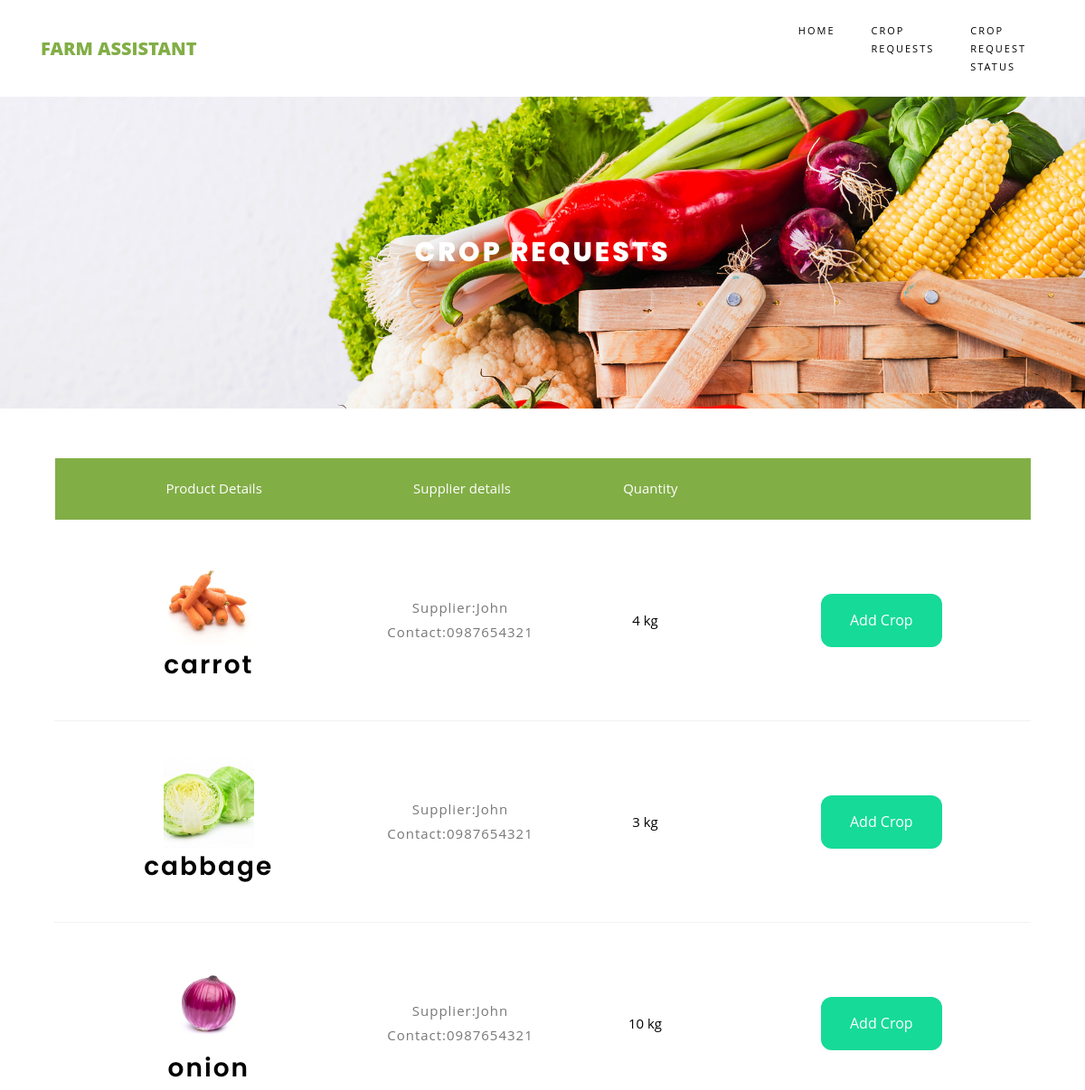
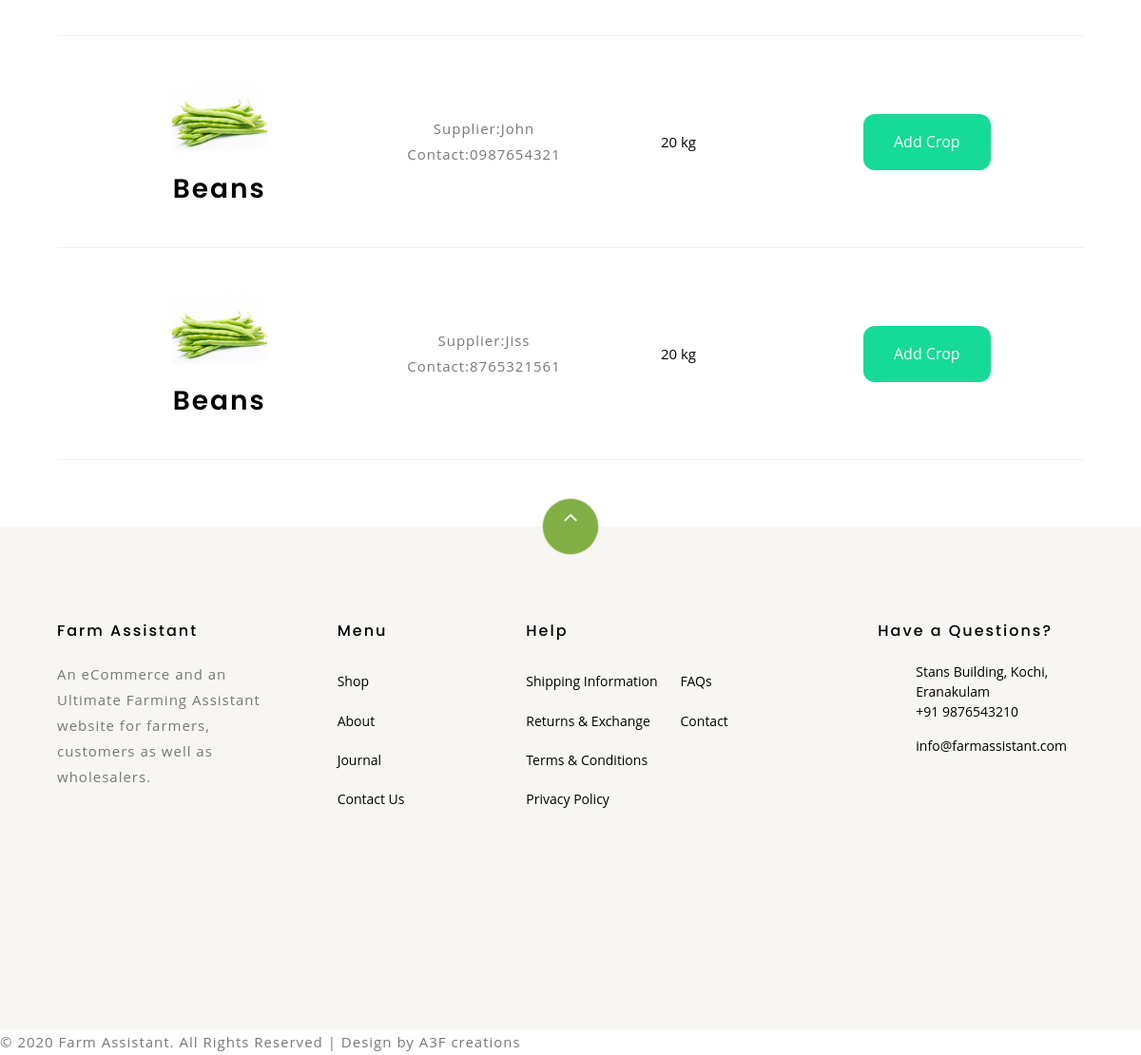
The app's page /crop-request.php with its own data (2 pictures, top to bottom).
### tables this page shows
CREATE TABLE IF NOT EXISTS `req_crop` (
  `c_id` int(10) NOT NULL AUTO_INCREMENT,
  `s_email` varchar(40) NOT NULL,
  `c_name` varchar(30) NOT NULL,
  `quantity` int(30) NOT NULL,
  `image` varchar(50) NOT NULL,
  PRIMARY KEY (`c_id`)
);

CREATE TABLE IF NOT EXISTS `register` (
  `name` varchar(30) NOT NULL,
  `type` varchar(10) NOT NULL,
  `email` varchar(30) NOT NULL,
  `number` varchar(11) NOT NULL,
  `psw` varchar(20) NOT NULL,
  `psw_repeat` varchar(20) NOT NULL,
  `image` varchar(20) NOT NULL,
  PRIMARY KEY (`email`)
);

### web/crop-request.php (the view, shortened to what this page needs)
<!DOCTYPE html>
<html lang="en">
  <head>
    <link rel="stylesheet" href="css/open-iconic-bootstrap.min.css">
    <link rel="stylesheet" href="css/animate.css">
    <link rel="stylesheet" href="css/owl.carousel.min.css">
    <link rel="stylesheet" href="css/owl.theme.default.min.css">
    <link rel="stylesheet" href="css/magnific-popup.css">
    <link rel="stylesheet" href="css/aos.css">
    <link rel="stylesheet" href="css/ionicons.min.css">
    <link rel="stylesheet" href="css/bootstrap-datepicker.css">
    <link rel="stylesheet" href="css/jquery.timepicker.css">
    <link rel="stylesheet" href="css/flaticon.css">
    <link rel="stylesheet" href="css/icomoon.css">
	<link rel="stylesheet" href="css/style.css">
  </head>
  <body class="goto-here">
    <nav class="navbar navbar-expand-lg navbar-dark ftco_navbar bg-dark ftco-navbar-light" id="ftco-navbar">
	    <div class="container">
	      <a class="navbar-brand" href="#">Farm Assistant</a>
	      <div class="collapse navbar-collapse" id="ftco-nav">
	        <ul class="navbar-nav ml-auto">
                <div class="sidebar-box">
            </div>
	          <li class="nav-item"><a href="#" class="nav-link">Home</a></li>
	         <li class="nav-item cta cta-colored"><a href="#" class="nav-link">Crop requests</a></li>
			  <li class="nav-item"><a href="crop-request-status.php" class="nav-link">Crop Request Status</a></li>
	        </ul>
	      </div>
	    </div>
	  </nav>
    <div class="hero-wrap hero-bread" style="background-image: url('images/bg_1.jpg');" >
      <div class="container">
        <div class="row no-gutters slider-text align-items-center justify-content-center">
          <div class="col-md-9 ftco-animate text-center">
            <h1 class="mb-0 bread">CROP REQUESTS</h1>
          </div>
        </div>
      </div>
    </div>
    <br><br>
<?php
  include('connection.php');
?>
      	<div class="container">
				<div class="row">
    			<div class="col-md-12 ftco-animate">
        <table class="table">
						    <thead class="thead-primary">
						      <tr class="text-center">
						        <th>&nbsp; &nbsp;Product Details </th>
						        <th>&nbsp;Supplier details</th>
                                <th>&nbsp; &nbsp;Quantity</th>
						         <th>&nbsp; &nbsp;</th>
						      </tr>
						    </thead>
						    <tbody>
                <?php
                $a="SELECT * FROM req_crop";
              $sql=mysqli_query($conn,$a);
                while($row=mysqli_fetch_array($sql))
                {$c=$row["s_email"];
                  $sql1= "select * from register where email= '$c'";
                   $b=mysqli_query($conn,$sql1);
                   $row1=mysqli_fetch_assoc($b);
      ?>
               <tr class="text-center">
                                  <td class="image-prod"><div class="img" style="background-image:url(<?php echo $row["image"]; ?>);"></div>
                                  <h3><?php echo $row["c_name"]; ?></h3>
                                  </td>
						         <td class="quantity">
                                     <p>Supplier:<?php echo $row1["name"]; ?></p>
                                     <p>Contact:<?php echo $row1["number"]; ?></p>
					          </td>
						        <td class="price"><?php echo $row["quantity"]; ?> kg </td>
                                 <td class="total"> <a href="add_crop1.php?id=<?php echo $row['c_id'];?>"><input type="button" class="button" value="Add Crop"></a></td>
						      </tr>
                  <?php
                }
                  ?>
						    </tbody>
						  </table>
					  </div>
    			</div>
    		</div>
<br><br>
    <footer class="ftco-footer ftco-section bg-light">
      <div class="container">
      	<div class="row">
      		<div class="mouse">
						<a href="#" class="mouse-icon">
							<div class="mouse-wheel"><span class="ion-ios-arrow-up"></span></div>
						</a>
					</div>
      	</div>
        <div class="row mb-5">
          <div class="col-md">
            <div class="ftco-footer-widget mb-4">
              <h2 class="ftco-heading-2">Farm Assistant</h2>
              <p>An eCommerce and an Ultimate Farming Assistant website for farmers, customers as well as wholesalers.</p>
              <ul class="ftco-footer-social list-unstyled float-md-left float-lft mt-5">
              </ul>
            </div>
          </div>
          <div class="col-md">
            <div class="ftco-footer-widget mb-4 ml-md-5">
              <h2 class="ftco-heading-2">Menu</h2>
              <ul class="list-unstyled">
                <li><a href="#" class="py-2 d-block">Shop</a></li>
                <li><a href="#" class="py-2 d-block">About</a></li>
                <li><a href="#" class="py-2 d-block">Journal</a></li>
                <li><a href="#" class="py-2 d-block">Contact Us</a></li>
              </ul>
            </div>
          </div>
          <div class="col-md-4">
             <div class="ftco-footer-widget mb-4">
              <h2 class="ftco-heading-2">Help</h2>
              <div class="d-flex">
	              <ul class="list-unstyled mr-l-5 pr-l-3 mr-4">
	                <li><a href="#" class="py-2 d-block">Shipping Information</a></li>
	                <li><a href="#" class="py-2 d-block">Returns &amp; Exchange</a></li>
	                <li><a href="#" class="py-2 d-block">Terms &amp; Conditions</a></li>
	                <li><a href="#" class="py-2 d-block">Privacy Policy</a></li>
	              </ul>
	              <ul class="list-unstyled">
	                <li><a href="#" class="py-2 d-block">FAQs</a></li>
	                <li><a href="#" class="py-2 d-block">Contact</a></li>
	              </ul>
	            </div>
            </div>
          </div>
           <div class="col-md">
            <div class="ftco-footer-widget mb-4">
            	<h2 class="ftco-heading-2">Have a Questions?</h2>
            	<div class="block-23 mb-3">
	              <ul>
	                <li><span class="icon icon-map-marker"></span><span class="text">Stans Building, Kochi, Eranakulam</span></li>
	                <li><a href="#"><span class="icon icon-phone"></span><span class="text">+91 9876543210</span></a></li>
	                <li><a href="#"><span class="icon icon-envelope"></span><span class="text">info@farmassistant.com</span></a></li>
	              </ul>
	            </div>
            </div>
          </div>
        </div>
      </div>
    </footer>
<div class="copyrights">
	 <p>© 2020 Farm Assistant. All Rights Reserved | Design by A3F creations </p>
</div>
  </body>
</html>

### web/css/icomoon.css (style rules this page uses)
[class^="icon-"], [class*=" icon-"] { font-family: 'icomoon' !important; speak: none; font-style: normal; font-weight: normal; font-variant: normal; text-transform: none; line-height: 1; -webkit-font-smoothing: antialiased; -moz-osx-font-smoothing: grayscale; }
.icon-map-marker:before { content: "\f041"; }
.icon-phone:before { content: "\f095"; }
.icon-envelope:before { content: "\f0e0"; }

### web/crop-request.php (style rules this page uses)
.button { background-color: #16da98; border: none; color: white; padding: 15px 32px; text-align: center; text-decoration: none; display: inline-block; font-size: 16px; margin: 4px 2px; cursor: pointer; border-radius: 12px; }

### records on screen
req_crop: image (picture), c_name "carrot", register.name "John", register.number "0987654321", quantity "4"
req_crop: image (picture), c_name "cabbage", register.name "John", register.number "0987654321", quantity "3"
req_crop: image (picture), c_name "onion", register.name "John", register.number "0987654321", quantity "10"
req_crop: image (picture), c_name "Beans", register.name "John", register.number "0987654321", quantity "20"
req_crop: image (picture), c_name "Beans", register.name "Jiss", register.number "8765321561", quantity "20"
